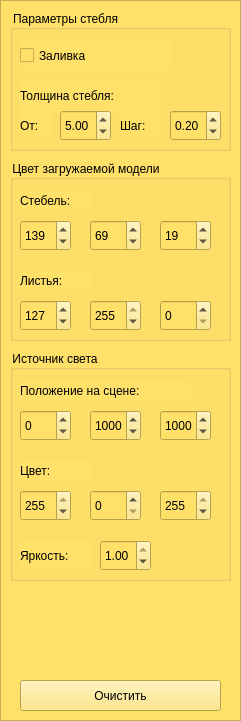
  <widget class="QFrame" name="frame_3">
   <property name="geometry">
    <rect>
     <x>1130</x>
     <y>0</y>
     <width>241</width>
     <height>721</height>
    </rect>
   </property>
   <property name="styleSheet">
    <string notr="true">background-color: rgb(255, 225, 105);</string>
   </property>
   <property name="frameShape">
    <enum>QFrame::StyledPanel</enum>
   </property>
   <property name="frameShadow">
    <enum>QFrame::Raised</enum>
   </property>
   <widget class="QGroupBox" name="groupBox_2">
    <property name="geometry">
     <rect>
      <x>10</x>
      <y>160</y>
      <width>221</width>
      <height>181</height>
     </rect>
    </property>
    <property name="styleSheet">
     <string notr="true">font: 12pt &quot;MS Shell Dlg 2&quot;;</string>
    </property>
    <property name="title">
     <string>Цвет загружаемой модели</string>
    </property>
    <widget class="QSpinBox" name="fB">
     <property name="geometry">
      <rect>
       <x>150</x>
       <y>140</y>
       <width>51</width>
       <height>31</height>
      </rect>
     </property>
     <property name="maximum">
      <number>255</number>
     </property>
     <property name="value">
      <number>0</number>
     </property>
    </widget>
    <widget class="QSpinBox" name="fG">
     <property name="geometry">
      <rect>
       <x>80</x>
       <y>140</y>
       <width>51</width>
       <height>31</height>
      </rect>
     </property>
     <property name="maximum">
      <number>255</number>
     </property>
     <property name="value">
      <number>255</number>
     </property>
    </widget>
    <widget class="QSpinBox" name="fR">
     <property name="geometry">
      <rect>
       <x>10</x>
       <y>140</y>
       <width>51</width>
       <height>31</height>
      </rect>
     </property>
     <property name="maximum">
      <number>255</number>
     </property>
     <property name="value">
      <number>127</number>
     </property>
    </widget>
    <widget class="QSpinBox" name="bR">
     <property name="geometry">
      <rect>
       <x>10</x>
       <y>60</y>
       <width>51</width>
       <height>31</height>
      </rect>
     </property>
     <property name="maximum">
      <number>255</number>
     </property>
     <property name="value">
      <number>139</number>
     </property>
    </widget>
    <widget class="QSpinBox" name="bG">
     <property name="geometry">
      <rect>
       <x>80</x>
       <y>60</y>
       <width>51</width>
       <height>31</height>
      </rect>
     </property>
     <property name="maximum">
      <number>255</number>
     </property>
     <property name="value">
      <number>69</number>
     </property>
    </widget>
    <widget class="QSpinBox" name="bB">
     <property name="geometry">
      <rect>
       <x>150</x>
       <y>60</y>
       <width>51</width>
       <height>31</height>
      </rect>
     </property>
     <property name="maximum">
      <number>255</number>
     </property>
     <property name="value">
      <number>19</number>
     </property>
    </widget>
    <widget class="QLabel" name="label_5">
     <property name="geometry">
      <rect>
       <x>10</x>
       <y>110</y>
       <width>71</width>
       <height>21</height>
      </rect>
     </property>
     <property name="text">
      <string>Листья:</string>
     </property>
    </widget>
    <widget class="QLabel" name="label">
     <property name="geometry">
      <rect>
       <x>10</x>
       <y>30</y>
       <width>71</width>
       <height>21</height>
      </rect>
     </property>
     <property name="text">
      <string>Стебель:</string>
     </property>
    </widget>
   </widget>
   <widget class="QGroupBox" name="groupBox_3">
    <property name="geometry">
     <rect>
      <x>10</x>
      <y>10</y>
      <width>221</width>
      <height>141</height>
     </rect>
    </property>
    <property name="styleSheet">
     <string notr="true">font: 12pt &quot;MS Shell Dlg 2&quot;;</string>
    </property>
    <property name="title">
     <string>Параметры стебля</string>
    </property>
    <widget class="QCheckBox" name="checkBox">
     <property name="geometry">
      <rect>
       <x>10</x>
       <y>30</y>
       <width>151</width>
       <height>31</height>
      </rect>
     </property>
     <property name="text">
      <string>Заливка</string>
     </property>
    </widget>
    <widget class="QLabel" name="label_20">
     <property name="geometry">
      <rect>
       <x>10</x>
       <y>70</y>
       <width>141</width>
       <height>31</height>
      </rect>
     </property>
     <property name="text">
      <string>Толщина стебля:</string>
     </property>
    </widget>
    <widget class="QDoubleSpinBox" name="doubleSpinBox_14">
     <property name="geometry">
      <rect>
       <x>50</x>
       <y>100</y>
       <width>51</width>
       <height>31</height>
      </rect>
     </property>
     <property name="styleSheet">
      <string notr="true">font: 11pt &quot;MS Shell Dlg 2&quot;;</string>
     </property>
     <property name="maximum">
      <double>20.000000000000000</double>
     </property>
     <property name="value">
      <double>5.000000000000000</double>
     </property>
    </widget>
    <widget class="QDoubleSpinBox" name="doubleSpinBox_15">
     <property name="geometry">
      <rect>
       <x>160</x>
       <y>100</y>
       <width>51</width>
       <height>31</height>
      </rect>
     </property>
     <property name="styleSheet">
      <string notr="true">font: 11pt &quot;MS Shell Dlg 2&quot;;</string>
     </property>
     <property name="maximum">
      <double>20.000000000000000</double>
     </property>
     <property name="value">
      <double>0.200000000000000</double>
     </property>
    </widget>
    <widget class="QLabel" name="label_21">
     <property name="geometry">
      <rect>
       <x>10</x>
       <y>100</y>
       <width>31</width>
       <height>31</height>
      </rect>
     </property>
     <property name="text">
      <string>От:</string>
     </property>
    </widget>
    <widget class="QLabel" name="label_22">
     <property name="geometry">
      <rect>
       <x>110</x>
       <y>100</y>
       <width>41</width>
       <height>31</height>
      </rect>
     </property>
     <property name="text">
      <string>Шаг:</string>
     </property>
    </widget>
   </widget>
   <widget class="QPushButton" name="Clear_btn">
    <property name="geometry">
     <rect>
      <x>20</x>
      <y>680</y>
      <width>201</width>
      <height>31</height>
     </rect>
    </property>
    <property name="styleSheet">
     <string notr="true">font: 11pt &quot;MS Shell Dlg 2&quot;;</string>
    </property>
    <property name="text">
     <string>Очистить</string>
    </property>
   </widget>
   <widget class="QGroupBox" name="groupBox_4">
    <property name="geometry">
     <rect>
      <x>10</x>
      <y>350</y>
      <width>221</width>
      <height>231</height>
     </rect>
    </property>
    <property name="styleSheet">
     <string notr="true">font: 12pt &quot;MS Shell Dlg 2&quot;;</string>
    </property>
    <property name="title">
     <string>Источник света</string>
    </property>
    <widget class="QSpinBox" name="LCb">
     <property name="geometry">
      <rect>
       <x>150</x>
       <y>140</y>
       <width>51</width>
       <height>31</height>
      </rect>
     </property>
     <property name="maximum">
      <number>255</number>
     </property>
     <property name="value">
      <number>255</number>
     </property>
    </widget>
    <widget class="QSpinBox" name="LCg">
     <property name="geometry">
      <rect>
       <x>80</x>
       <y>140</y>
       <width>51</width>
       <height>31</height>
      </rect>
     </property>
     <property name="maximum">
      <number>255</number>
     </property>
     <property name="value">
      <number>0</number>
     </property>
    </widget>
    <widget class="QSpinBox" name="LCr">
     <property name="geometry">
      <rect>
       <x>10</x>
       <y>140</y>
       <width>51</width>
       <height>31</height>
      </rect>
     </property>
     <property name="maximum">
      <number>255</number>
     </property>
     <property name="value">
      <number>255</number>
     </property>
    </widget>
    <widget class="QSpinBox" name="LPx">
     <property name="geometry">
      <rect>
       <x>10</x>
       <y>60</y>
       <width>51</width>
       <height>31</height>
      </rect>
     </property>
     <property name="minimum">
      <number>-10000</number>
     </property>
     <property name="maximum">
      <number>10000</number>
     </property>
     <property name="value">
      <number>0</number>
     </property>
    </widget>
    <widget class="QSpinBox" name="LPy">
     <property name="geometry">
      <rect>
       <x>80</x>
       <y>60</y>
       <width>51</width>
       <height>31</height>
      </rect>
     </property>
     <property name="minimum">
      <number>-10000</number>
     </property>
     <property name="maximum">
      <number>10000</number>
     </property>
     <property name="value">
      <number>1000</number>
     </property>
    </widget>
    <widget class="QSpinBox" name="LPz">
     <property name="geometry">
      <rect>
       <x>150</x>
       <y>60</y>
       <width>51</width>
       <height>31</height>
      </rect>
     </property>
     <property name="minimum">
      <number>-10000</number>
     </property>
     <property name="maximum">
      <number>10000</number>
     </property>
     <property name="value">
      <number>1000</number>
     </property>
    </widget>
    <widget class="QLabel" name="label_26">
     <property name="geometry">
      <rect>
       <x>10</x>
       <y>110</y>
       <width>71</width>
       <height>21</height>
      </rect>
     </property>
     <property name="text">
      <string>Цвет:</string>
     </property>
    </widget>
    <widget class="QLabel" name="label_27">
     <property name="geometry">
      <rect>
       <x>10</x>
       <y>30</y>
       <width>171</width>
       <height>21</height>
      </rect>
     </property>
     <property name="text">
      <string>Положение на сцене:</string>
     </property>
    </widget>
    <widget class="QDoubleSpinBox" name="LIntensity">
     <property name="geometry">
      <rect>
       <x>90</x>
       <y>190</y>
       <width>51</width>
       <height>31</height>
      </rect>
     </property>
     <property name="styleSheet">
      <string notr="true">font: 11pt &quot;MS Shell Dlg 2&quot;;</string>
     </property>
     <property name="maximum">
      <double>1.000000000000000</double>
     </property>
     <property name="singleStep">
      <double>0.010000000000000</double>
     </property>
     <property name="value">
      <double>1.000000000000000</double>
     </property>
    </widget>
    <widget class="QLabel" name="label_28">
     <property name="geometry">
      <rect>
       <x>10</x>
       <y>190</y>
       <width>71</width>
       <height>31</height>
      </rect>
     </property>
     <property name="text">
      <string>Яркость:</string>
     </property>
    </widget>
   </widget>
  </widget>
